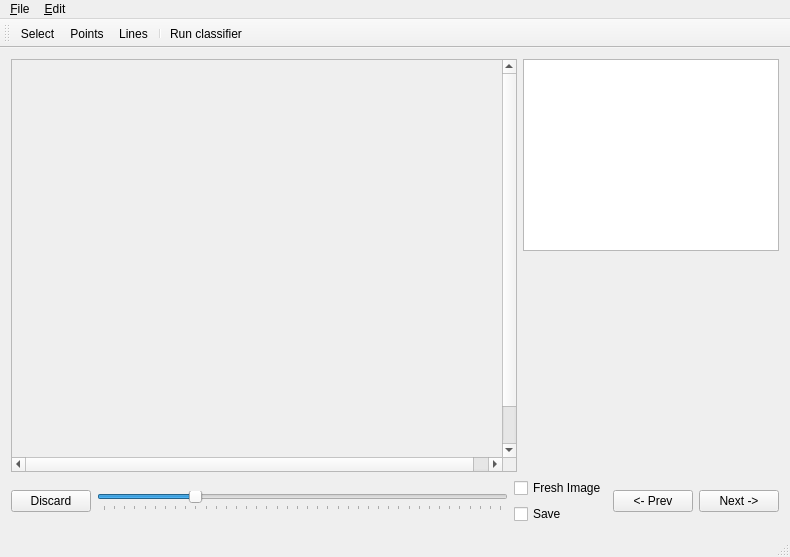
<?xml version="1.0" encoding="UTF-8"?>
<ui version="4.0">
 <class>MainWindow</class>
 <widget class="QMainWindow" name="MainWindow">
  <property name="geometry">
   <rect>
    <x>0</x>
    <y>0</y>
    <width>790</width>
    <height>557</height>
   </rect>
  </property>
  <property name="windowTitle">
   <string>MainWindow</string>
  </property>
  <widget class="QWidget" name="centralWidget">
   <layout class="QVBoxLayout" name="verticalLayout_3">
    <item>
     <layout class="QHBoxLayout" name="horizontalLayout_2">
      <item>
       <widget class="QScrollArea" name="scrollArea">
        <property name="verticalScrollBarPolicy">
         <enum>Qt::ScrollBarAsNeeded</enum>
        </property>
        <property name="widgetResizable">
         <bool>false</bool>
        </property>
        <property name="alignment">
         <set>Qt::AlignCenter</set>
        </property>
        <widget class="QWidget" name="scrollAreaWidgetContents">
         <property name="geometry">
          <rect>
           <x>0</x>
           <y>0</y>
           <width>506</width>
           <height>440</height>
          </rect>
         </property>
        </widget>
       </widget>
      </item>
      <item>
       <layout class="QVBoxLayout" name="verticalLayout">
        <item>
         <widget class="QListWidget" name="labelList">
          <property name="sizePolicy">
           <sizepolicy hsizetype="Minimum" vsizetype="Minimum">
            <horstretch>0</horstretch>
            <verstretch>0</verstretch>
           </sizepolicy>
          </property>
         </widget>
        </item>
        <item>
         <spacer name="verticalSpacer">
          <property name="orientation">
           <enum>Qt::Vertical</enum>
          </property>
          <property name="sizeHint" stdset="0">
           <size>
            <width>20</width>
            <height>40</height>
           </size>
          </property>
         </spacer>
        </item>
       </layout>
      </item>
     </layout>
    </item>
    <item>
     <layout class="QHBoxLayout" name="horizontalLayout">
      <item>
       <widget class="QPushButton" name="discard">
        <property name="text">
         <string>Discard</string>
        </property>
       </widget>
      </item>
      <item>
       <widget class="QSlider" name="scaleSlider">
        <property name="minimum">
         <number>10</number>
        </property>
        <property name="maximum">
         <number>400</number>
        </property>
        <property name="value">
         <number>100</number>
        </property>
        <property name="orientation">
         <enum>Qt::Horizontal</enum>
        </property>
        <property name="tickPosition">
         <enum>QSlider::TicksBelow</enum>
        </property>
        <property name="tickInterval">
         <number>10</number>
        </property>
       </widget>
      </item>
      <item>
       <layout class="QVBoxLayout" name="verticalLayout_2">
        <item>
         <widget class="QCheckBox" name="freshImage">
          <property name="text">
           <string>Fresh Image</string>
          </property>
          <property name="checked">
           <bool>false</bool>
          </property>
          <property name="tristate">
           <bool>false</bool>
          </property>
         </widget>
        </item>
        <item>
         <widget class="QCheckBox" name="saveImage">
          <property name="text">
           <string>Save</string>
          </property>
          <property name="checked">
           <bool>false</bool>
          </property>
          <property name="tristate">
           <bool>false</bool>
          </property>
         </widget>
        </item>
       </layout>
      </item>
      <item>
       <widget class="QPushButton" name="prevImage">
        <property name="text">
         <string>&lt;- Prev</string>
        </property>
       </widget>
      </item>
      <item>
       <widget class="QPushButton" name="nextImage">
        <property name="text">
         <string>Next -&gt;</string>
        </property>
       </widget>
      </item>
     </layout>
    </item>
   </layout>
  </widget>
  <widget class="QMenuBar" name="menuBar">
   <property name="geometry">
    <rect>
     <x>0</x>
     <y>0</y>
     <width>790</width>
     <height>25</height>
    </rect>
   </property>
   <widget class="QMenu" name="menu_File">
    <property name="title">
     <string>&amp;File</string>
    </property>
    <addaction name="action_Open"/>
    <addaction name="separator"/>
    <addaction name="action_Next"/>
    <addaction name="action_Prev"/>
   </widget>
   <widget class="QMenu" name="menu_Edit">
    <property name="title">
     <string>&amp;Edit</string>
    </property>
    <addaction name="action_Undo"/>
    <addaction name="action_Redo"/>
    <addaction name="separator"/>
    <addaction name="action_Delete"/>
   </widget>
   <addaction name="menu_File"/>
   <addaction name="menu_Edit"/>
  </widget>
  <widget class="QToolBar" name="mainToolBar">
   <attribute name="toolBarArea">
    <enum>TopToolBarArea</enum>
   </attribute>
   <attribute name="toolBarBreak">
    <bool>false</bool>
   </attribute>
   <addaction name="actionSelect"/>
   <addaction name="actionPoints"/>
   <addaction name="actionLines"/>
   <addaction name="separator"/>
   <addaction name="actionRun"/>
  </widget>
  <widget class="QStatusBar" name="statusBar"/>
  <action name="action_Next">
   <property name="text">
    <string>&amp;Next</string>
   </property>
   <property name="shortcut">
    <string>Ctrl+]</string>
   </property>
   <property name="shortcutContext">
    <enum>Qt::ApplicationShortcut</enum>
   </property>
   <property name="menuRole">
    <enum>QAction::ApplicationSpecificRole</enum>
   </property>
  </action>
  <action name="action_Prev">
   <property name="text">
    <string>&amp;Prev</string>
   </property>
   <property name="shortcut">
    <string>Ctrl+[</string>
   </property>
   <property name="shortcutContext">
    <enum>Qt::ApplicationShortcut</enum>
   </property>
   <property name="menuRole">
    <enum>QAction::ApplicationSpecificRole</enum>
   </property>
  </action>
  <action name="action_Open">
   <property name="text">
    <string>&amp;Open</string>
   </property>
   <property name="shortcut">
    <string>Ctrl+O</string>
   </property>
   <property name="menuRole">
    <enum>QAction::ApplicationSpecificRole</enum>
   </property>
  </action>
  <action name="action_Undo">
   <property name="text">
    <string>&amp;Undo</string>
   </property>
   <property name="shortcut">
    <string>Ctrl+Z</string>
   </property>
   <property name="shortcutContext">
    <enum>Qt::ApplicationShortcut</enum>
   </property>
   <property name="menuRole">
    <enum>QAction::ApplicationSpecificRole</enum>
   </property>
  </action>
  <action name="action_Redo">
   <property name="text">
    <string>&amp;Redo</string>
   </property>
   <property name="shortcut">
    <string>Ctrl+Shift+Z</string>
   </property>
   <property name="shortcutContext">
    <enum>Qt::ApplicationShortcut</enum>
   </property>
   <property name="menuRole">
    <enum>QAction::ApplicationSpecificRole</enum>
   </property>
  </action>
  <action name="action_Delete">
   <property name="text">
    <string>&amp;Delete</string>
   </property>
   <property name="shortcut">
    <string>Backspace</string>
   </property>
   <property name="shortcutContext">
    <enum>Qt::ApplicationShortcut</enum>
   </property>
   <property name="menuRole">
    <enum>QAction::ApplicationSpecificRole</enum>
   </property>
  </action>
  <action name="actionSelect">
   <property name="checkable">
    <bool>true</bool>
   </property>
   <property name="text">
    <string>Select</string>
   </property>
  </action>
  <action name="actionPoints">
   <property name="checkable">
    <bool>true</bool>
   </property>
   <property name="text">
    <string>Points</string>
   </property>
  </action>
  <action name="actionLines">
   <property name="checkable">
    <bool>true</bool>
   </property>
   <property name="text">
    <string>Lines</string>
   </property>
  </action>
  <action name="actionRun">
   <property name="text">
    <string>Run classifier</string>
   </property>
  </action>
 </widget>
 <layoutdefault spacing="6" margin="11"/>
 <resources/>
 <connections/>
</ui>
